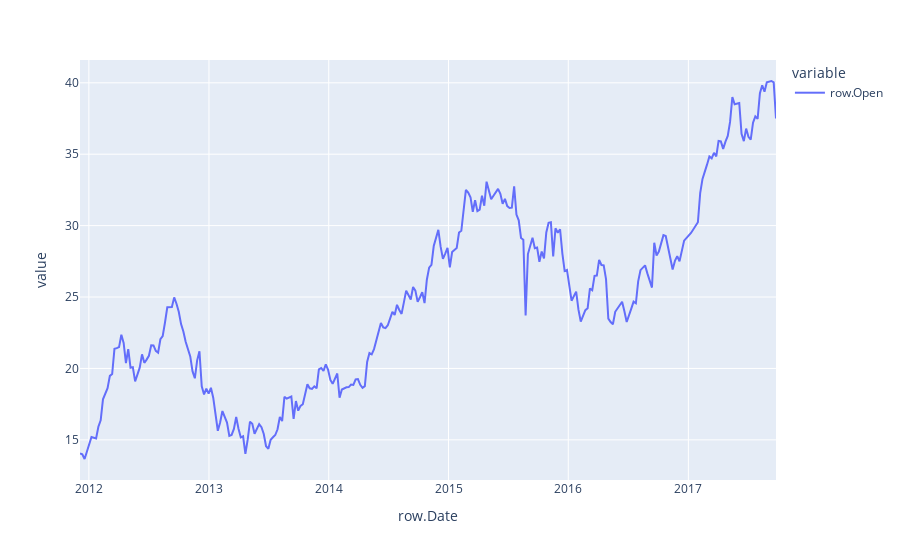

Notebook source saved alongside this figure:
### Markdown cell above
##### Period = 7

### Code cell
# Reduce and resample 
# X=df.loc[(df.index >= '2008-09-01') & (df.index <= '2017-09-30') & (df.index.day == 1),'row.Open'], will not work as said above
mask = (df.index >= '2011-12-01') & (df.index <= '2017-09-30') & (df.reset_index()['row.Date'].dt.isocalendar().day == 1)
X=df.loc[mask.to_numpy(),'row.Open'] # the third condition of the mask does not return a numpy object or the loc method needs one, hence the .to_numpy
px.line(X)

### Figure 1 — Plotly figure (JSON) as saved in the notebook; plotly's stock layout.template omitted (floating-point values rounded to 4 significant figures; data arrays with more than 128 entries replaced by an {"elided": "..."} marker saying what was removed)
{"data": [{"hovertemplate": "variable=row.Open<br>row.Date=%{x}<br>value=%{y}<extra></extra>", "legendgroup": "row.Open", "line": {"color": "#636efa", "dash": "solid"}, "marker": {"symbol": "circle"}, "mode": "lines", "name": "row.Open", "orientation": "v", "showlegend": true, "type": "scatter", "x": {"elided": "274 str values"}, "xaxis": "x", "y": {"elided": "274 float values"}, "yaxis": "y"}], "layout": {"legend": {"title": {"text": "variable"}, "tracegroupgap": 0}, "margin": {"t": 60}, "xaxis": {"anchor": "y", "domain": [0, 1], "title": {"text": "row.Date"}}, "yaxis": {"anchor": "x", "domain": [0, 1], "title": {"text": "value"}}}}
